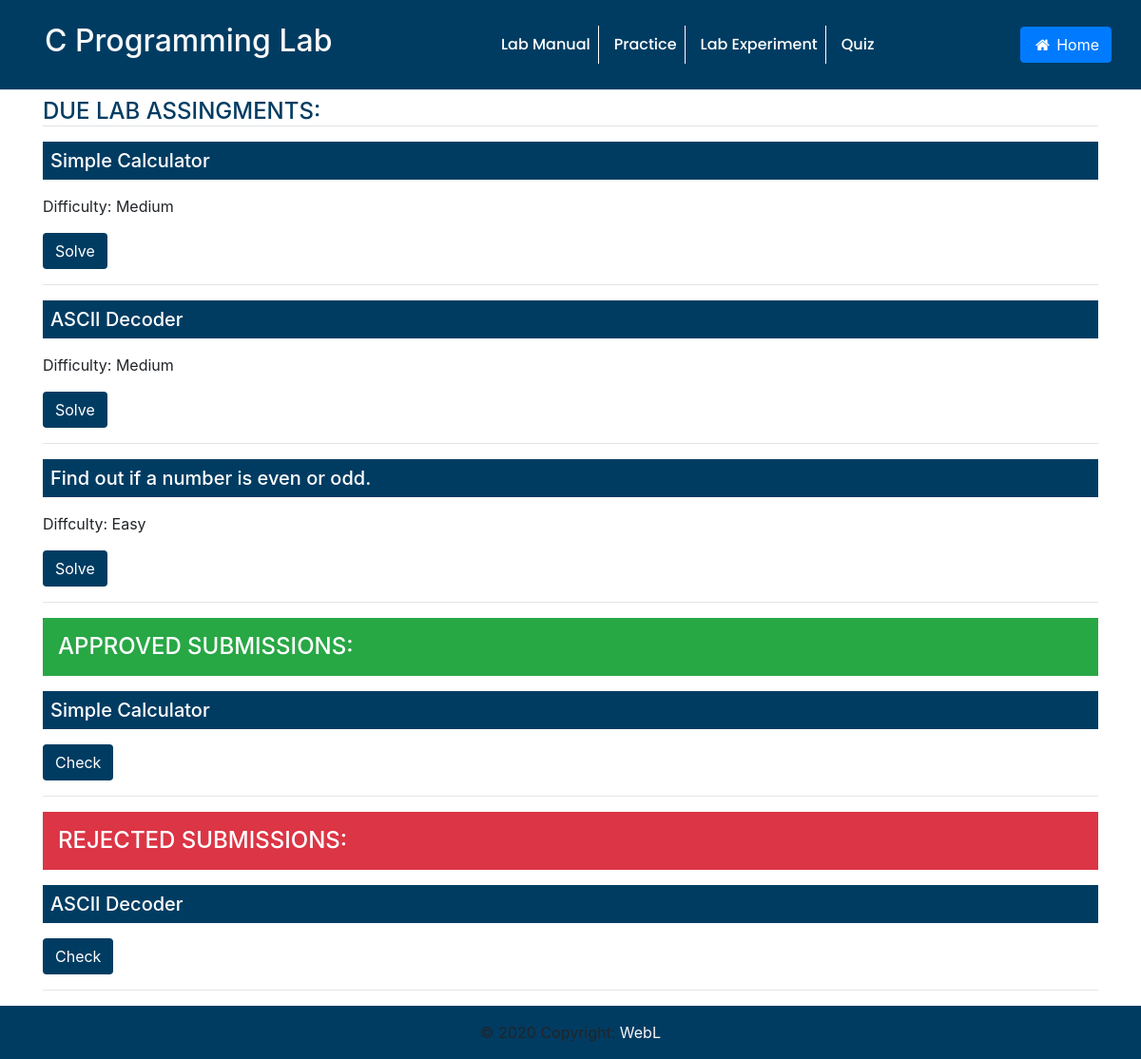
Screenshot of /lab/assignments/all (signed in) with the database file from the repository.
### lab/models.py (models this page shows, shortened)
class Assignments(models.Model):
    title = models.CharField(max_length=150, default='')
    description = models.TextField(default='')
    objective = models.TextField(default='')
    task = models.TextField(default='')
    input_content = models.TextField(default='')
    output_content = models.TextField(default='')
    status = models.BooleanField(default=False)

class AssignmentSubmissions(models.Model):
    author = models.ForeignKey(CustomUser, on_delete=models.CASCADE)
    problem = models.ForeignKey(Assignments, on_delete=models.CASCADE)
    code = models.FileField(upload_to='assignmentSubmissions/')
    approved = models.BooleanField(default=False)
    reviewed = models.BooleanField(default=False)
    teachers_remarks = models.TextField(default='')

### lab/views.py (the view)
# urls.py: path('assignments/all', lab_views.labAssignments, name='lab-labassignments'),
def labAssignments(request):
    if request.user.is_authenticated:
        if request.user.position == 'Student':
            assignments = Assignments.objects.all()
            rejected_submissions = AssignmentSubmissions.objects.filter(reviewed=True, approved=False)
            accepted_submissions = AssignmentSubmissions.objects.filter(reviewed=True, approved=True)
            if assignments:
                context = {
                    'problems': assignments,
                    'rejected_submissions': rejected_submissions,
                    'accepted_submissions': accepted_submissions
            }
            else:
                context = {
                    'alert': "No assignments given yet."
                }
            for sub in accepted_submissions:
                print(sub.problem.title)
            for s in rejected_submissions:
                print(s.teachers_remarks)
            return render(request, 'lab/labexp.html', context)
        else:
            return redirect('lab-labproblems')
    else:
        messages.success(request, 'You need to login to first.')
        return redirect('user-login')

### lab/templates/lab/labexp.html (shortened to what this page needs)
{% load static %}
<!doctype html>
<html lang="en">
<head>
    <link rel="stylesheet" type="text/css" href="{% static 'lab/labexp.css' %}">
    <link rel="stylesheet" href="https://maxcdn.bootstrapcdn.com/bootstrap/4.0.0/css/bootstrap.min.css">
    <link rel="stylesheet" href="https://cdnjs.cloudflare.com/ajax/libs/font-awesome/4.7.0/css/font-awesome.min.css">
    </head>
    <body>
           <nav class="navbar navbar-expand-sm border-bottom shadow-sm nav1  p-3 ml-auto">
            <div class="container-fluid">
              <a href="homepage.html" class="nav-link text-light">
               <h2> C Programming Lab</h2>
              </a>
            <div class="collapse navbar-collapse " id="collapsibleNavbar">
              <ul class="navbar-nav m-auto">
                <li class="nav-item pl-2 active" style="border-right: 1.5px solid white">
                  <a class="nav-link " href="#" id="nt">Lab Manual</a>
                </li>
                <li class="nav-item pl-2 " style="border-right: 1.5px solid white">
                  <a class="nav-link" href="#" id="nt">Practice</a>
                </li>
                <li class="nav-item pl-2">
                  <a class="nav-link " style="border-right: 1.5px solid white" href="#" id="nt">Lab Experiment</a>
                </li>
                <li class="nav-item pl-2">
                    <a class="nav-link" href="#" id="nt">Quiz</a>
                  </li>
              </ul>
              <a  href="#"><button class="btn btn-primary"><i class="fa fa-fw fa-home"></i> Home</button></a>
            </div>
        </div>
        </nav>
    <main>
        <div class="container my-2">
          <h4 style="color: #003c62" class="border-bottom">DUE LAB ASSINGMENTS:</h4>
          {% for i in problems %}
              <div>
                    <h5 style="background: #003c62; color:#fff;" class="p-2 my-3">{{i.title}}</h5>
              </div>
              <div>
                  <p>{{i.description}}</p>
              </div>
              <button class="btn" style="background: #003c62; color:#fff;"><a href=all/{{i.id}} style="text-decoration: none; color:#fff;">Solve</a></button>
          <hr>
          {% endfor %}
        </div>
        <div class="container my-2">
          <h4 style="color: #fff" class="p-3 bg-success">APPROVED SUBMISSIONS:</h4>
          {% for i in accepted_submissions %}
              <div>
                    <h5 style="background: #003c62; color:#fff;" class="p-2 my-3">{{i.problem.title}}</h5>
              </div>
              <button class="btn" style="background: #003c62; color:#fff;"><a href={{i.id}} style="text-decoration: none; color:#fff;">Check</a></button>
          <hr>
          {% endfor %}
        </div>
        <div class="container my-2">
          <h4 style="color: #fff" class="p-3 bg-danger">REJECTED SUBMISSIONS:</h4>
          {% for i in rejected_submissions %}
              <div>
                    <h5 style="background: #003c62; color:#fff;" class="p-2 my-3">{{i.problem.title}}</h5>
              </div>
              <button class="btn" style="background: #003c62; color:#fff;"><a href={{i.id}} style="text-decoration: none; color:#fff;">Check</a></button>
          <hr>
          {% endfor %}
        </div>
    </main>
            <div class="text-center p-3" style="background-color: #003c62;">
              <a class="text-light" href="homepage.html">WebL</a>
            </div>
</body>
</html>

### lab/static/lab/labexp.css (style rules this page uses)
body { font-family: 'Poppins', sans-serif; }
.nav1 { background: #003c62; color:#fff; }
#nt { color: #fff; font-family: 'Poppins', sans-serif; font-weight: 500; font-size: 1em; }

### rows the page displays
Assignments: title "Simple Calculator", description "Difficulty: Medium"
Assignments: title "ASCII Decoder", description "Difficulty: Medium"
Assignments: title "Find out if a number is even or odd.", description "Diffculty: Easy"
AssignmentSubmissions: problem "Simple Calculator"
AssignmentSubmissions: problem "ASCII Decoder"
